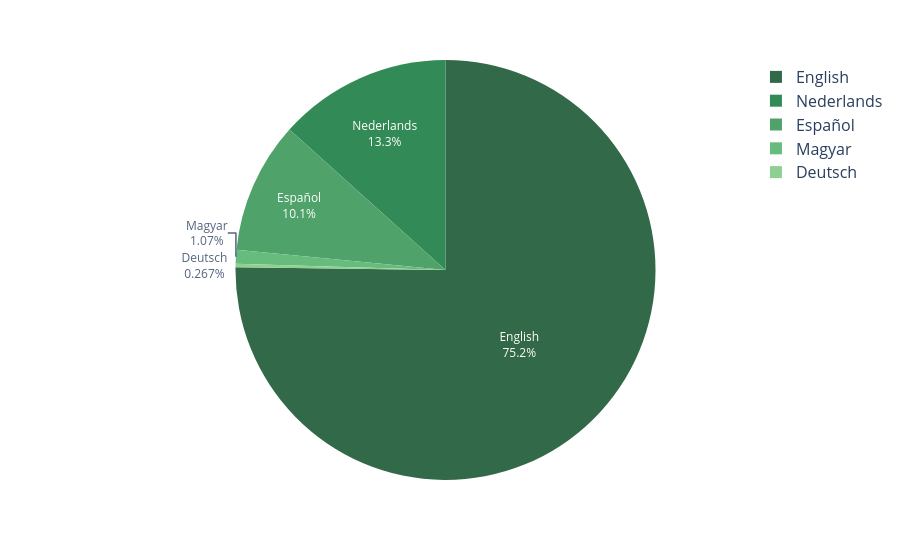

Here is the notebook cell this chart was saved with:
### Markdown cell above
Ideally, I would have liked to have one chart with a second dropdown menu to select between 'Author' or 'Publisher'. Unfortunately, it seems plotly doesn't have buttons that support the requirement.
<br>
<br>

#### Language splits
From looking at the above dashboards, it becomes fairly obvious that I do most of my reading in English. Here is a closer look at which languages I read in:

### Code cell
#Create a basic chart that shows what languages I primarily read in
def create_language_distribution_pie(book_sheet_df):
    language_counts_series=book_sheet_df.groupby('Language')['Language'].count().reset_index(name='Count')
    language_distribution_pie=px.pie(
        data_frame=language_counts_series,
        values='Count',
        names='Language',
        color_discrete_sequence=px.colors.sequential.Greens_r
        )
    language_distribution_pie.update_traces(
        opacity=0.8,
        textinfo='label+percent'
        )
    language_distribution_pie.update_layout(
        legend_font={
            'size':16
        })
    return language_distribution_pie

#Run the function
language_distribution_pie=create_language_distribution_pie(
    book_sheet_df=book_sheet_df
)
language_distribution_pie.show()

### Figure 1 — Plotly figure (JSON) as saved in the notebook; plotly's stock layout.template omitted (floating-point values rounded to 4 significant figures)
{"data": [{"domain": {"x": [0, 1], "y": [0, 1]}, "hovertemplate": "Language=%{label}<br>Count=%{value}<extra></extra>", "labels": ["Deutsch", "English", "Español", "Magyar", "Nederlands"], "legendgroup": "", "name": "", "opacity": 0.8, "showlegend": true, "textinfo": "label+percent", "type": "pie", "values": [1, 282, 38, 4, 50]}], "layout": {"legend": {"font": {"size": 16}, "tracegroupgap": 0}, "margin": {"t": 60}, "piecolorway": ["rgb(0,68,27)", "rgb(0,109,44)", "rgb(35,139,69)", "rgb(65,171,93)", "rgb(116,196,118)", "rgb(161,217,155)", "rgb(199,233,192)", "rgb(229,245,224)", "rgb(247,252,245)"]}}
